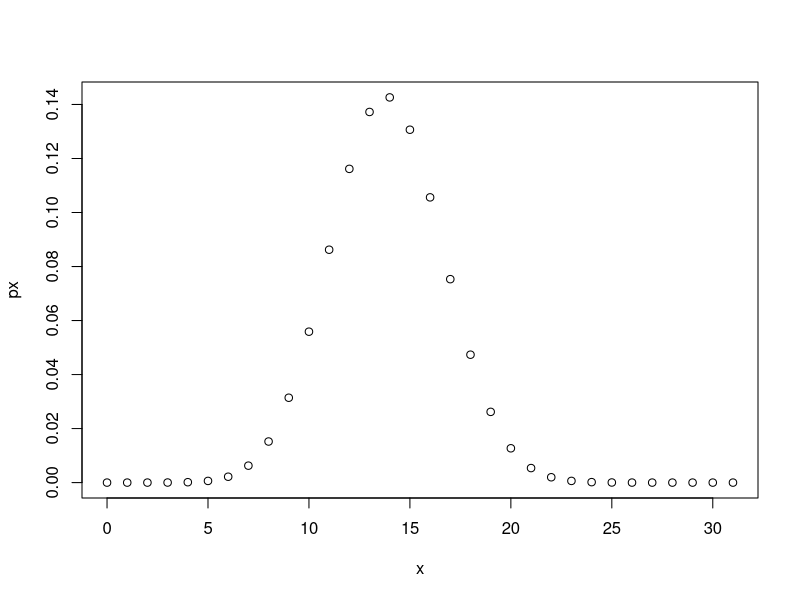
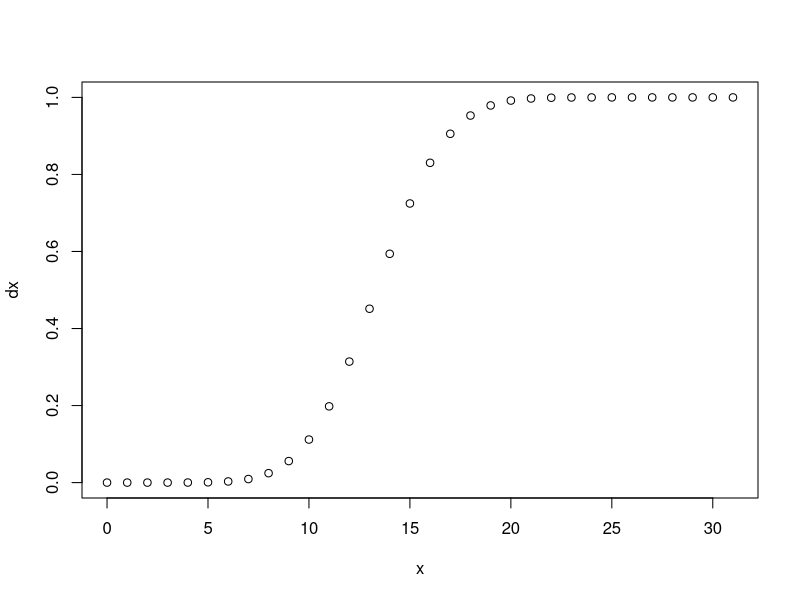

The R script that drew these images, in order:
#Q1
print(paste("Probabilty of getting 7, 8 or 9, 6's :  ",
            pbinom(9,12,1/6)-pbinom(6,12,1/6)))

#Q2
print(paste("Percentage of Students scoring 84 or more: ",
            pnorm(84,72,15.2,lower.tail=FALSE)*100))

#Q3
print(paste("Probability that no car arrives during 10AM to 11AM : ",
            dpois(0,5)))
print(paste("Probabilty that there are between 48 and 50 customers 
            during 8AM to 6PM : ",ppois(50,50)-ppois(47,50)))

#Q4
print(paste("Probabilty of exactly 3 defectives in the sample : ",
            dhyper(3,17,233,5)))

#Q5
x<-0:31
px<-dbinom(x,31,0.447)
plot(x,px)
dx<-pbinom(x,31,0.447)
plot(x,dx)
meanx<-sum(x*px)
print(paste("Mean : ",meanx))
varx<-sum((x-meanx)^2*px)
print(paste("Variance : ",varx))
sdx<-sqrt(varx)
print(paste("Standard Deviation : ",sdx))


